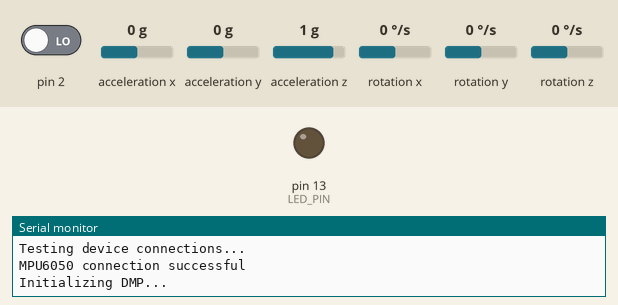
Recording of a sketch running on a simulated Arduino Uno, built with avr-gcc and run on an emulated ATmega328P. Parts: output pins drawn as LEDs (lit = HIGH), the last lines printed to the serial monitor. Dashed ring = blinking. The inputs (shaded band) are chosen by the test bench; at power-on: acceleration x 0 g, acceleration y 0 g, pin 2 LOW, acceleration z 1 g, rotation x 0 °/s, rotation y 0 °/s, rotation z 0 °/s. The sensor or clock chip raises its interrupt line as the real part does.

Above: at 0.1 s.
At 1.29 s:
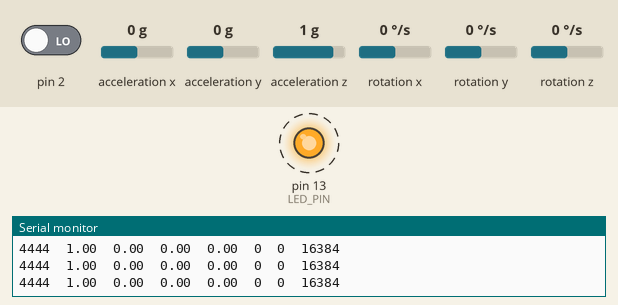
1.8 s: acceleration x set to -1.4 g
4.8 s: acceleration y set to -1.4 g
6.3 s: acceleration x set to 0 g
9.3 s: acceleration x set to -0.8 g
10.8 s: acceleration y set to 0 g
Timing chart, 0 to 14.8 s (numbered marks = the images above; inputs shaded):
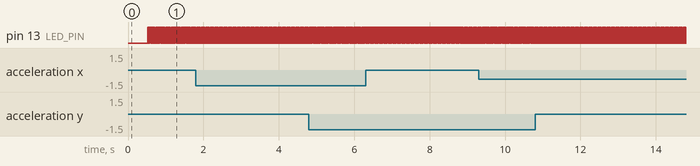

The sketch:

MPU6050_DMP66.ino
```cpp
#include "I2Cdev.h"
#include "MPU6050_6Axis_MotionApps20.h"
#if I2CDEV_IMPLEMENTATION == I2CDEV_ARDUINO_WIRE
#include "Wire.h"
#endif
MPU6050 mpu;
// uncomment "OUTPUT_READABLE_QUATERNION" if you want to see the actual
// quaternion components in a [w, x, y, z] format (not best for parsing
// on a remote host such as Processing or something though)
#define OUTPUT_READABLE_QUATERNION

// uncomment "OUTPUT_READABLE_EULER" if you want to see Euler angles
// (in degrees) calculated from the quaternions coming from the FIFO.
// Note that Euler angles suffer from gimbal lock (for more info, see
// http://en.wikipedia.org/wiki/Gimbal_lock)
//#define OUTPUT_READABLE_EULER

// uncomment "OUTPUT_READABLE_YAWPITCHROLL" if you want to see the yaw/
// pitch/roll angles (in degrees) calculated from the quaternions coming
// from the FIFO. Note this also requires gravity vector calculations.
// Also note that yaw/pitch/roll angles suffer from gimbal lock (for
// more info, see: http://en.wikipedia.org/wiki/Gimbal_lock)
//#define OUTPUT_READABLE_YAWPITCHROLL

// uncomment "OUTPUT_READABLE_REALACCEL" if you want to see acceleration
// components with gravity removed. This acceleration reference frame is
// not compensated for orientation, so +X is always +X according to the
// sensor, just without the effects of gravity. If you want acceleration
// compensated for orientation, us OUTPUT_READABLE_WORLDACCEL instead.
//#define OUTPUT_READABLE_REALACCEL

// uncomment "OUTPUT_READABLE_WORLDACCEL" if you want to see acceleration
// components with gravity removed and adjusted for the world frame of
// reference (yaw is relative to initial orientation, since no magnetometer
// is present in this case). Could be quite handy in some cases.
//#define OUTPUT_READABLE_WORLDACCEL

// uncomment "OUTPUT_TEAPOT" if you want output that matches the
// format used for the InvenSense teapot demo
//#define OUTPUT_TEAPOT

#define OUTPUT_READABLE_ACCELGYRO

#define LED_PIN 13 // (Arduino is 13, Teensy is 11, Teensy++ is 6, nodeMCU is D0)
bool blinkState = false;

// MPU control/status vars
bool dmpReady = false;  // set true if DMP init was successful
uint8_t mpuIntStatus;   // holds actual interrupt status byte from MPU
uint8_t devStatus;      // return status after each device operation (0 = success, !0 = error)
uint16_t packetSize;    // expected DMP packet size (default is 42 bytes)
uint16_t fifoCount;     // count of all bytes currently in FIFO
uint8_t fifoBuffer[64]; // FIFO storage buffer
int16_t ax, ay, az;
int16_t gx, gy, gz;

// orientation/motion vars
Quaternion q;           // [w, x, y, z]         quaternion container
VectorInt16 aa;         // [x, y, z]            accel sensor measurements
VectorInt16 aaReal;     // [x, y, z]            gravity-free accel sensor measurements
VectorInt16 aaWorld;    // [x, y, z]            world-frame accel sensor measurements
VectorFloat gravity;    // [x, y, z]            gravity vector

// packet structure for InvenSense teapot demo
uint8_t teapotPacket[14] = { '$', 0x02, 0, 0, 0, 0, 0, 0, 0, 0, 0x00, 0x00, '\r', '\n' };


// ================================================================
// ===               INTERRUPT DETECTION ROUTINE                ===
// ================================================================

volatile bool mpuInterrupt = false;     // indicates whether MPU interrupt pin has gone high
void dmpDataReady() {
  mpuInterrupt = true;
}


// ================================================================
// ===                      INITIAL SETUP                       ===
// ================================================================

void setup() {
  // join I2C bus (I2Cdev library doesn't do this automatically)
#if I2CDEV_IMPLEMENTATION == I2CDEV_ARDUINO_WIRE
  Wire.begin();
  Wire.setClock(400000);
  //TWBR = 24; // 400kHz I2C clock (200kHz if CPU is 8MHz)
#elif I2CDEV_IMPLEMENTATION == I2CDEV_BUILTIN_FASTWIRE
  Fastwire::setup(400, true);
#endif

  // initialize serial communication
  // (115200 chosen because it is required for Teapot Demo output, but it's
  // really up to you depending on your project)
  Serial.begin(115200);
  while (!Serial); // wait for Leonardo enumeration, others continue immediately

  // NOTE: 8MHz or slower host processors, like the Teensy @ 3.3v or Ardunio
  // Pro Mini running at 3.3v, cannot handle this baud rate reliably due to
  // the baud timing being too misaligned with processor ticks. You must use
  // 38400 or slower in these cases, or use some kind of external separate
  // crystal solution for the UART timer.

  // initialize device
  Serial.println(F("Initializing I2C devices..."));
  mpu.initialize();

  // verify connection
  Serial.println(F("Testing device connections..."));
  Serial.println(mpu.testConnection() ? F("MPU6050 connection successful") : F("MPU6050 connection failed"));

  // wait for ready
  // Serial.println(F("\nSend any character to begin DMP programming and demo: "));
  while (Serial.available()); // empty buffer
  //while (!Serial.available());                 // wait for data
  //while (Serial.available()); // empty buffer again

  // load and configure the DMP
  Serial.println(F("Initializing DMP..."));
  devStatus = mpu.dmpInitialize();

  // supply your own gyro offsets here, scaled for min sensitivity
  mpu.setXAccelOffset(-1896);
  mpu.setYAccelOffset(1710);
  mpu.setZAccelOffset(1231);
  mpu.setXGyroOffset(68);
  mpu.setYGyroOffset(-33);
  mpu.setZGyroOffset(-6);

  // make sure it worked (returns 0 if so)
  if (devStatus == 0) {
    // turn on the DMP, now that it's ready
    Serial.println(F("Enabling DMP..."));
    mpu.setDMPEnabled(true);

    // enable Arduino interrupt detection
    Serial.println(F("Enabling interrupt detection (Arduino external interrupt 0)..."));
    attachInterrupt(0, dmpDataReady, RISING);
    mpuIntStatus = mpu.getIntStatus();

    // set our DMP Ready flag so the main loop() function knows it's okay to use it
    Serial.println(F("DMP ready! Waiting for first interrupt..."));
    dmpReady = true;

    // get expected DMP packet size for later comparison
    packetSize = mpu.dmpGetFIFOPacketSize();
  } else {
    // ERROR!
    // 1 = initial memory load failed
    // 2 = DMP configuration updates failed
    // (if it's going to break, usually the code will be 1)
    Serial.print(F("DMP Initialization failed (code "));
    Serial.print(devStatus);
    Serial.println(F(")"));
  }

  // configure LED for output
  pinMode(LED_PIN, OUTPUT);
}


// ================================================================
// ===                    MAIN PROGRAM LOOP                     ===
// ================================================================

void loop() {
  // if programming failed, don't try to do anything
  if (!dmpReady) return;

  /* ------------Not using Interrupt-----------------------
    // wait for MPU interrupt or extra packet(s) available
    while (!mpuInterrupt && fifoCount < packetSize) {
        // other program behavior stuff here
        // .
        // .
        // .
        // if you are really paranoid you can frequently test in between other
        // stuff to see if mpuInterrupt is true, and if so, "break;" from the
        // while() loop to immediately process the MPU data
        // .
        // .
        // .
    }
  */

  // reset interrupt flag and get INT_STATUS byte
  mpuInterrupt = false;
  mpuIntStatus = mpu.getIntStatus();

  // get current FIFO count
  fifoCount = mpu.getFIFOCount();

  // check for overflow (this should never happen unless our code is too inefficient)
  if ((mpuIntStatus & 0x10) || fifoCount == 1024) {
    // reset so we can continue cleanly
    mpu.resetFIFO();
    Serial.println(F("FIFO overflow!"));

    // otherwise, check for DMP data ready interrupt (this should happen frequently)
  } else if (mpuIntStatus & 0x02) {
    // wait for correct available data length, should be a VERY short wait
    while (fifoCount < packetSize) fifoCount = mpu.getFIFOCount();

    // read a packet from FIFO
    mpu.getFIFOBytes(fifoBuffer, packetSize);

    // track FIFO count here in case there is > 1 packet available
    // (this lets us immediately read more without waiting for an interrupt)
    fifoCount -= packetSize;
    mpu.getMotion6(&ax, &ay, &az, &gx, &gy, &gz);

#ifdef OUTPUT_READABLE_QUATERNION
    // display quaternion values in easy matrix form: w x y z
    mpu.dmpGetQuaternion(&q, fifoBuffer);
    Serial.print(F("4444\t"));
    Serial.print(q.w);
    Serial.print(F("\t"));
    Serial.print(q.x);
    Serial.print(F("\t"));
    Serial.print(q.y);
    Serial.print(F("\t"));
    Serial.print(q.z);
    Serial.print(F("\t"));
#endif

#ifdef OUTPUT_READABLE_ACCELGYRO
    // display tab-separated accel/gyro x/y/z values
    //Serial.print("a/g:\t");
    Serial.print(ax); Serial.print(F("\t"));
    Serial.print(ay); Serial.print(F("\t"));
    Serial.print(az); Serial.print(F("\t"));
    //Serial.print(gx); Serial.print("\t");
    //Serial.print(gy); Serial.print("\t");
    //Serial.println(gz);
#endif

/*#ifdef OUTPUT_TEAPOT
    // display quaternion values in InvenSense Teapot demo format:
    teapotPacket[2] = fifoBuffer[0];
    teapotPacket[3] = fifoBuffer[1];
    teapotPacket[4] = fifoBuffer[4];
    teapotPacket[5] = fifoBuffer[5];
    teapotPacket[6] = fifoBuffer[8];
    teapotPacket[7] = fifoBuffer[9];
    teapotPacket[8] = fifoBuffer[12];
    teapotPacket[9] = fifoBuffer[13];
    Serial.write(teapotPacket, 14);
    teapotPacket[11]++; // packetCount, loops at 0xFF on purpose
#endif*/

    // blink LED to indicate activity
    blinkState = !blinkState;
    digitalWrite(LED_PIN, blinkState);
    Serial.print("\n");
    //Serial.println(freeRam());
  }
}

int freeRam ()
{
  extern int __heap_start, *__brkval;
  int v;
  return (int) &v - (__brkval == 0 ? (int) &__heap_start : (int) __brkval);
}
```

Measured:
- by itself, pin 13 (LED_PIN): alternates HIGH for 0.01 s and LOW for 0.01 s
